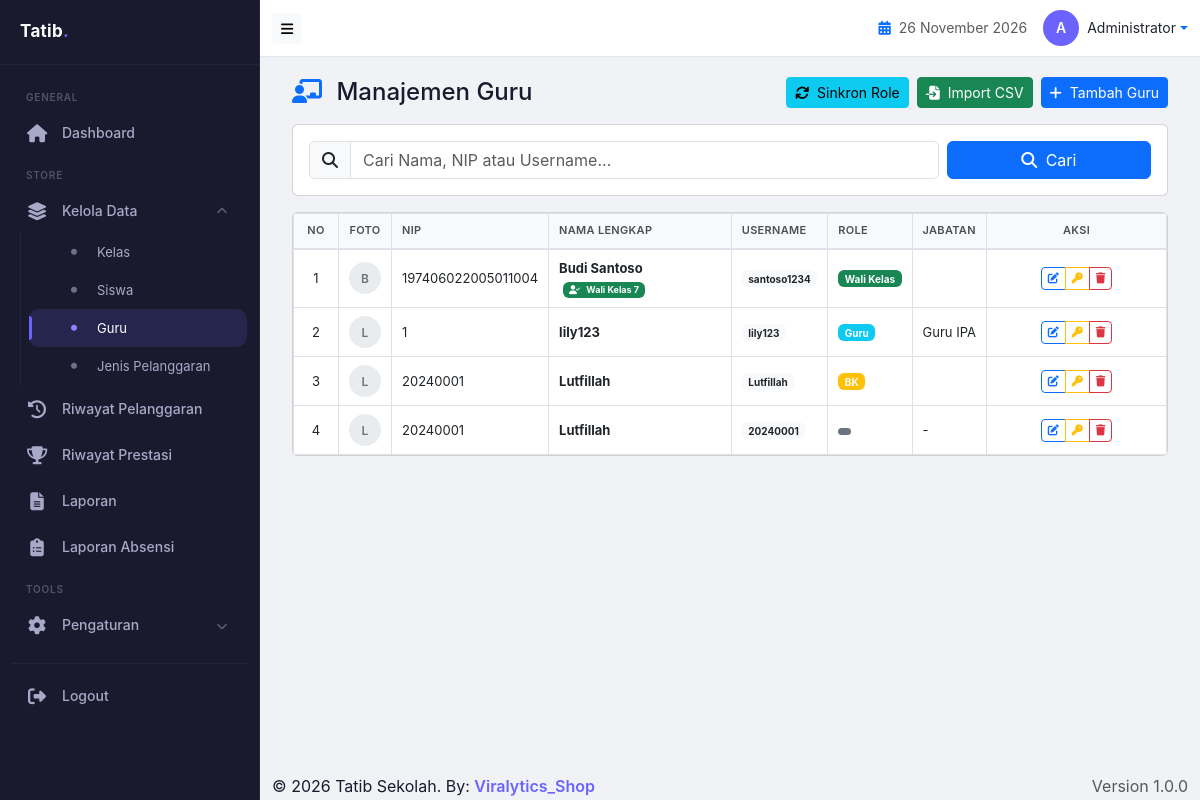
Screenshot of /admin/guru.php (signed in) with the database file from the repository.
### tables this page shows
CREATE TABLE `users` (
  `id` int(11) NOT NULL,
  `username` varchar(50) NOT NULL,
  `password` varchar(255) NOT NULL,
  `nama_lengkap` varchar(100) NOT NULL,
  `nip` varchar(20) DEFAULT NULL,
  `role` enum('admin','guru','bk','walikelas') DEFAULT 'guru',
  `jabatan` varchar(50) DEFAULT NULL,
  `no_hp` varchar(15) DEFAULT NULL,
  `foto` varchar(100) DEFAULT NULL,
  `is_piket` tinyint(1) DEFAULT '0',
  `is_bk` tinyint(1) DEFAULT '0',
  `is_walikelas` tinyint(1) DEFAULT '0',
  `created_at` timestamp NOT NULL DEFAULT CURRENT_TIMESTAMP
);

CREATE TABLE `kelas` (
  `id` int(11) NOT NULL,
  `nama_kelas` varchar(20) NOT NULL,
  `tingkat` varchar(10) DEFAULT NULL,
  `jurusan` varchar(20) DEFAULT NULL,
  `wali_kelas_id` int(11) DEFAULT NULL,
  `tahun_ajaran` varchar(20) DEFAULT NULL,
  `created_at` timestamp NOT NULL DEFAULT CURRENT_TIMESTAMP
);

### includes/config.php (called while the page is built, shortened)
<?php
require_once APP_PATH . 'includes/db.php';
require_once APP_PATH . 'includes/functions.php';
function isLoggedIn() {
    return isset($_SESSION['user_id']) && isset($_SESSION['username']);
}
function getCurrentUser() {
    if (isLoggedIn()) {
        $conn = getDB();
        $id = (int)$_SESSION['user_id'];
        $query = "SELECT * FROM users WHERE id = $id";
        $result = $conn->query($query);
        if ($result && $result->num_rows > 0) {
            return $result->fetch_assoc();
        }
    }
    return null;
}
?>

### includes/db.php (called while the page is built, shortened)
<?php
function getDB() {
    try {
        $conn = new mysqli(DB_HOST, DB_USER, DB_PASS, DB_NAME);
        return $conn;
    } catch (Exception $e) {
        die("Database connection error: " . $e->getMessage());
    }
}
function query($sql) {
    $conn = getDB();
    return $conn->query($sql);
}
function getRow($sql) {
    $result = query($sql);
    return $result->fetch_assoc();
}
function getRows($sql) {
    $result = query($sql);
    $rows = [];
    while ($row = $result->fetch_assoc()) {
        $rows[] = $row;
    }
    return $rows;
}
?>

### includes/functions.php (called while the page is built, shortened)
<?php
function getGuru() {
    $query = "SELECT * FROM users WHERE role != 'admin' ORDER BY nama_lengkap";
    return getRows($query);
}
?>

### admin/guru.php (the view, shortened to what this page needs)
<?php
include '../includes/config.php';
$guru_list = getGuru();
include '../includes/header.php';
?>
<div class="container-fluid">
    <div class="d-flex justify-content-between align-items-center flex-wrap mb-3">
        <h4 class="mb-0">
            <i class="fas fa-chalkboard-teacher text-primary me-2"></i> Manajemen Guru
        </h4>
        <div class="d-flex gap-2 flex-wrap">
            <button class="btn btn-info btn-sm" onclick="syncWaliKelas()">
                <i class="fas fa-sync me-1"></i> Sinkron Role
            </button>
            <button class="btn btn-success btn-sm" data-bs-toggle="modal" data-bs-target="#modalImport">
                <i class="fas fa-file-import me-1"></i> Import CSV
            </button>
            <button class="btn btn-primary btn-sm" data-bs-toggle="modal" data-bs-target="#modalGuru">
                <i class="fas fa-plus me-1"></i> Tambah Guru
            </button>
        </div>
    </div>
    <div class="card mb-3">
        <div class="card-body">
            <form method="GET" action="" class="row g-2">
                <div class="col-md-9">
                    <div class="input-group">
                        <span class="input-group-text"><i class="fas fa-search"></i></span>
                        <input type="text" class="form-control" name="search"
                               placeholder="Cari Nama, NIP atau Username..."
                               value="<?= isset($_GET['search']) ? htmlspecialchars($_GET['search']) : '' ?>">
                    </div>
                </div>
                <div class="col-md-3">
                    <button type="submit" class="btn btn-primary w-100">
                        <i class="fas fa-search me-1"></i> Cari
                    </button>
                </div>
            </form>
        </div>
    </div>
    <div class="card">
        <div class="card-body p-0">
            <div class="table-responsive">
                <table class="table table-bordered table-hover mb-0">
                    <thead class="table-light">
                        <tr>
                            <th width="45" class="text-center">No</th>
                            <th width="50" class="text-center">Foto</th>
                            <th>NIP</th>
                            <th>Nama Lengkap</th>
                            <th>Username</th>
                            <th>Role</th>
                            <th>Jabatan</th>
                            <th class="text-center" width="180">Aksi</th>
                        </tr>
                    </thead>
                    <tbody>
                        <?php if (!empty($guru_list)): ?>
                            <?php
                            $filtered = 0;
                            foreach ($guru_list as $guru):
                                $filtered++;
                                $is_wali = getRow("SELECT id, nama_kelas FROM kelas WHERE wali_kelas_id = " . $guru['id']);
                                $display_role = $guru['role'];
                                $role_label = [
                                    'admin' => 'Admin',
                                    'guru' => 'Guru',
                                    'bk' => 'BK',
                                    'walikelas' => 'Wali Kelas'
                                ];
                                $role_badge = [
                                    'admin' => 'danger',
                                    'guru' => 'info',
                                    'bk' => 'warning',
                                    'walikelas' => 'success'
                                ];
                            ?>
                                <tr>
                                    <td class="text-center"><?= $filtered ?></td>
                                    <td class="text-center">
                                        <?php if (!empty($guru['foto']) && file_exists(APP_PATH . 'uploads/guru/' . $guru['foto'])): ?>
                                            <img src="<?= APP_URL ?>uploads/guru/<?= $guru['foto'] ?>"
                                                 alt="Foto" width="32" height="32"
                                                 style="object-fit: cover; border-radius: 50%;">
                                        <?php else: ?>
                                            <div class="avatar-placeholder" style="width:32px;height:32px;border-radius:50%;background:#e9ecef;display:inline-flex;align-items:center;justify-content:center;color:#6c757d;font-weight:600;font-size:12px;">
                                                <?= strtoupper(substr($guru['nama_lengkap'], 0, 1)) ?>
                                            </div>
                                        <?php endif; ?>
                                    </td>
                                    <td><?= htmlspecialchars($guru['nip'] ?? '-') ?></td>
                                    <td>
                                        <strong><?= htmlspecialchars($guru['nama_lengkap']) ?></strong>
                                        <?php if ($is_wali): ?>
                                            <span class="badge bg-success ms-1" style="font-size: 9px;">
                                                <i class="fas fa-user-check me-1"></i> Wali Kelas <?= htmlspecialchars($is_wali['nama_kelas']) ?>
                                            </span>
                                        <?php endif; ?>
                                    </td>
                                    <td><span class="badge bg-light text-dark" style="font-size: 10px;"><?= htmlspecialchars($guru['username']) ?></span></td>
                                    <td>
                                        <span class="badge bg-<?= $role_badge[$display_role] ?? 'secondary' ?>" style="font-size: 10px;">
                                            <?= $role_label[$display_role] ?? $display_role ?>
                                        </span>
                                    </td>
                                    <td><?= htmlspecialchars($guru['jabatan'] ?? '-') ?></td>
                                    <td class="text-center">
                                        <div class="btn-group btn-group-sm" role="group">
                                            <a href="<?= APP_URL ?>admin/guru_edit.php?id=<?= $guru['id'] ?>" class="btn btn-outline-primary" title="Edit" style="padding: 2px 6px; font-size: 11px;">
                                                <i class="fas fa-edit"></i>
                                            </a>
                                            <button class="btn btn-outline-warning" onclick="resetPassword(<?= $guru['id'] ?>)" title="Reset Password" style="padding: 2px 6px; font-size: 11px;">
                                                <i class="fas fa-key"></i>
                                            </button>
                                            <a href="<?= APP_URL ?>admin/guru.php?action=delete&id=<?= $guru['id'] ?>"
                                               class="btn btn-outline-danger"
                                               onclick="return confirm('Apakah Anda yakin ingin menghapus guru ini?\\n\\nGuru yang menjadi wali kelas tidak bisa dihapus!')"
                                               title="Hapus" style="padding: 2px 6px; font-size: 11px;">
                                                <i class="fas fa-trash"></i>
                                            </a>
                                        </div>
                                    </td>
                                </tr>
                            <?php endforeach; ?>
                        <?php endif; ?>
                    </tbody>
                </table>
            </div>
        </div>
    </div>
</div>
<?php include '../includes/footer.php'; ?>

### includes/header.php (shortened to what this page needs)
<?php
$user = getCurrentUser();
?>
<!DOCTYPE html>
<html lang="id">
<head>
    <link href="https://cdn.jsdelivr.net/npm/bootstrap@5.3.0/dist/css/bootstrap.min.css" rel="stylesheet">
    <link href="https://cdnjs.cloudflare.com/ajax/libs/font-awesome/6.4.0/css/all.min.css" rel="stylesheet">
</head>
<body>
    <div class="app-wrapper">
        <?php include APP_PATH . 'includes/sidebar.php'; ?>
        <div class="main-content">
            <nav class="navbar navbar-custom">
                <div class="container-fluid">
                    <div class="d-flex align-items-center">
                        <button class="btn btn-sm btn-light d-none d-md-block" onclick="toggleSidebar()">
                            <i class="fas fa-bars"></i>
                        </button>
                    </div>
                    <div class="d-flex align-items-center ms-auto">
                        <span class="me-3 d-none d-sm-inline text-muted" style="font-size:14px;">
                            <i class="fas fa-calendar-alt text-primary me-1"></i>
                            <?= date('d F Y') ?>
                        </span>
                        <div class="dropdown">
                            <a href="#" class="d-flex align-items-center text-decoration-none dropdown-toggle" data-bs-toggle="dropdown">
                                <div class="avatar-circle">
                                    <?= strtoupper(substr($user['nama_lengkap'] ?? 'U', 0, 1)) ?>
                                </div>
                                <span class="ms-2 d-none d-md-inline text-dark" style="font-size:14px;">
                                    <?= $user['nama_lengkap'] ?? 'User' ?>
                                </span>
                            </a>
                        </div>
                    </div>
                </div>
            </nav>
            <div class="content-wrapper">

### rows the page displays
users: nama_lengkap "A", nama_lengkap "Administrator"
users: nama_lengkap "B", nip "197406022005011004", nama_lengkap "Budi Santoso", kelas.nama_kelas "7", username "santoso1234", role "Wali Kelas"
users: nama_lengkap "L", nip "1", nama_lengkap "lily123", username "lily123", role "Guru", jabatan "Guru IPA"
users: nama_lengkap "L", nip "20240001", nama_lengkap "Lutfillah", username "Lutfillah", role "BK"
users: nama_lengkap "L", nip "20240001", nama_lengkap "Lutfillah", username "20240001", jabatan "-"

### other values shown
APP_NAME "Tatib Sekolah"
APP_VERSION "1.0.0"
